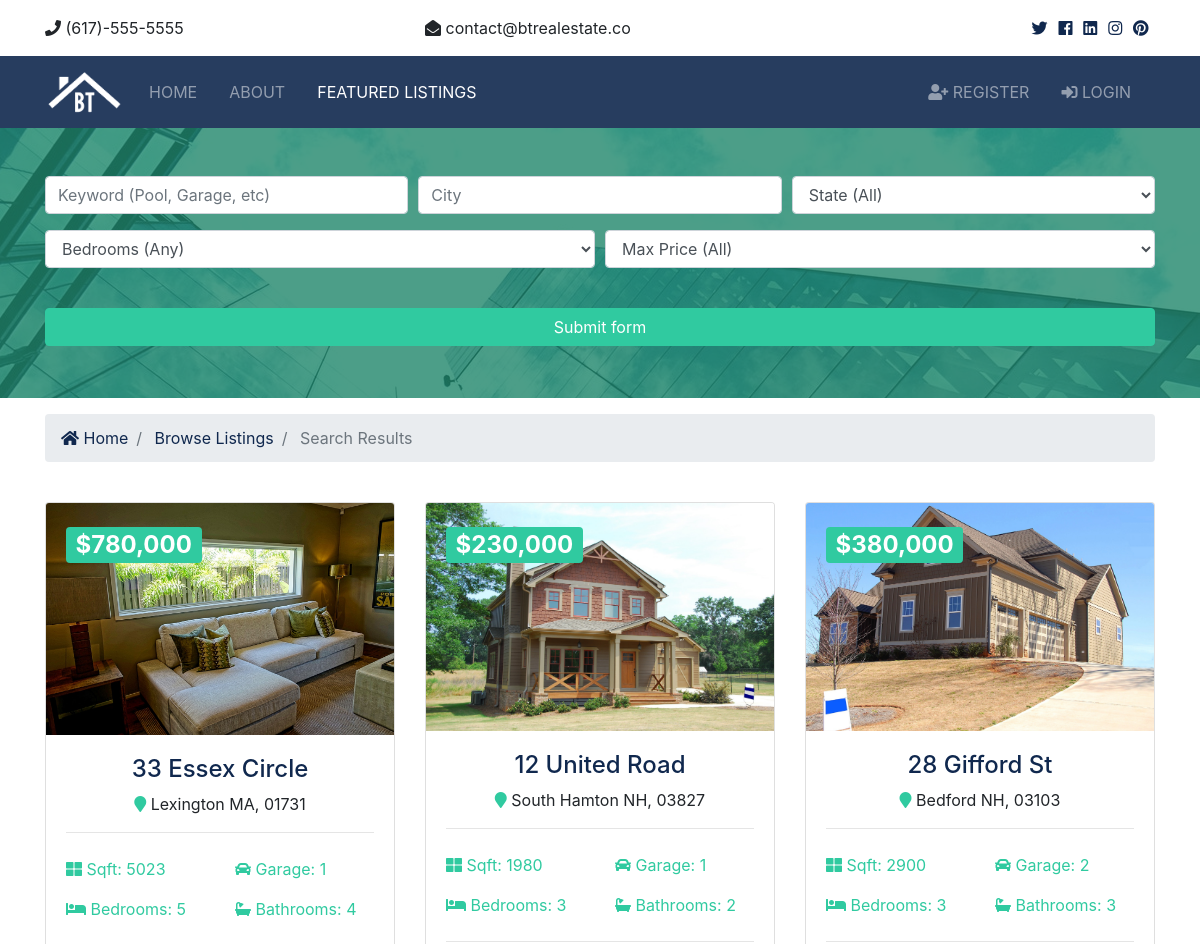
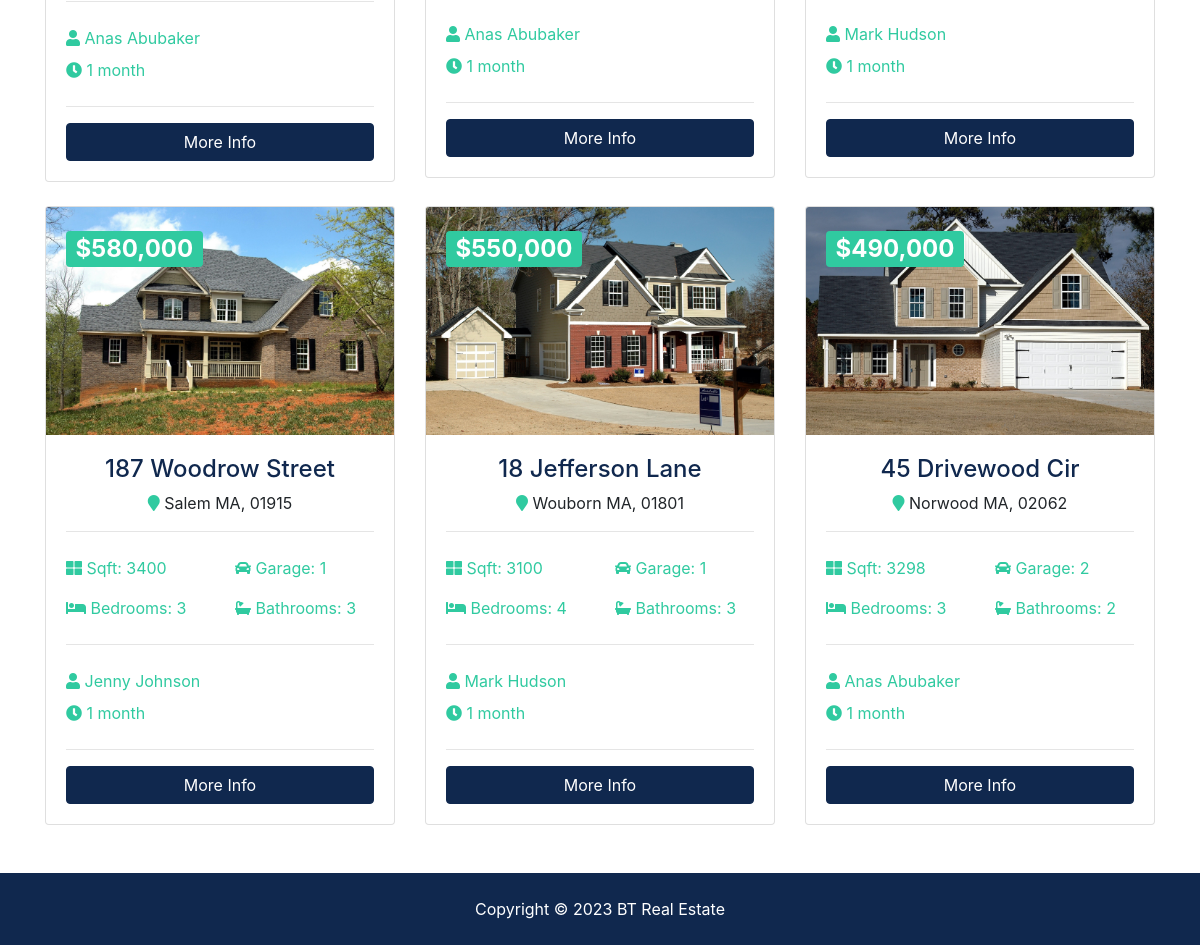
The page /listings/search on the database its author committed (2 pictures, top to bottom).
### listings/models.py (models this page shows, shortened)
class Listing(models.Model):
    realtor = models.ForeignKey(Realtor, on_delete=models.DO_NOTHING)
    title = models.CharField(max_length=200)
    address = models.CharField(max_length=200)
    city = models.CharField(max_length=100)
    state = models.CharField(max_length=100)
    zipcode = models.CharField(max_length=20)
    description = models.TextField(blank=True)
    price = models.IntegerField()
    bedrooms = models.IntegerField()
    bathrooms = models.IntegerField()
    garage = models.IntegerField(default=0)
    sqft = models.IntegerField()
    lot_size = models.DecimalField(max_digits=5, decimal_places=1)
    photo_main = models.ImageField(upload_to='photos/%Y/%m/%d/')
    photo_1 = models.ImageField(upload_to='photos/%Y/%m/%d/', blank=True)
    photo_2 = models.ImageField(upload_to='photos/%Y/%m/%d/', blank=True)
    photo_3 = models.ImageField(upload_to='photos/%Y/%m/%d/', blank=True)
    photo_4 = models.ImageField(upload_to='photos/%Y/%m/%d/', blank=True)
    photo_5 = models.ImageField(upload_to='photos/%Y/%m/%d/', blank=True)
    photo_6 = models.ImageField(upload_to='photos/%Y/%m/%d/', blank=True)
    is_published = models.BooleanField(default=True)
    list_date = models.DateTimeField(default=datetime.now, blank=True)

### realtors/models.py (models this page shows)
class Realtor(models.Model):
    name = models.CharField(max_length=200)
    photo = models.ImageField(upload_to='photos/%Y/%m/%d/')
    description = models.TextField(blank=True)
    phone = models.CharField(max_length=20)
    email = models.CharField(max_length=50)
    is_mvp = models.BooleanField(default=False)
    hire_date = models.DateTimeField(default=datetime.now, blank=True)
    def __str__(self):
        return self.name

### listings/views.py (the view)
# urls.py: path('search', views.search, name='search'),
def search(request):
    queryset_list = Listing.objects.order_by('-list_date')
    if 'keyword' in request.GET:
        keywords = request.GET['keyword']
        if keywords:
            queryset_list = queryset_list.filter(description__icontains=keywords)
    if 'city' in request.GET:
        city = request.GET['city']
        if city:
            queryset_list = queryset_list.filter(city__iexact=city)
    if 'state' in request.GET:
        state = request.GET['state']
        if state:
            queryset_list = queryset_list.filter(state__iexact=state)
    if 'bedrooms' in request.GET:
        bedrooms = request.GET['bedrooms']
        if bedrooms:
            queryset_list = queryset_list.filter(bedrooms__lte=bedrooms)
    if 'price' in request.GET:
        price = request.GET['price']
        if price:
            queryset_list = queryset_list.filter(price__lte=price)
    context = {
        'state_choices': state_choices,
        'bedroom_choices': bedroom_choices,
        'price_choices': price_choices,
        'listings': queryset_list,
        'values': request.GET
    }
    return render(request, 'listings/search.html', context)

### templates/listings/search.html (shortened to what this page needs)
{% extends 'base.html' %}
{% load humanize %}
{% block content %}
<section id="showcase-inner" class="showcase-search text-white py-5">
    <div class="container">
      <div class="row text-center">
        <div class="col-md-12">
          <form action="{% url 'search' %}">
            <div class="form-row">
              <div class="col-md-4 mb-3">
                <input type="text" name="keywords" class="form-control" placeholder="Keyword (Pool, Garage, etc)" values="{{ values.keyword }}">
              </div>
              <div class="col-md-4 mb-3">
                <input type="text" name="city" class="form-control" placeholder="City" values={{ values.city }}>
              </div>
              <div class="col-md-4 mb-3">
                <select name="state" class="form-control">
                  <option selected="true" disabled="disabled">State (All)</option>
                </select>
              </div>
            </div>
            <div class="form-row">
              <div class="col-md-6 mb-3">
                <select name="bedrooms" class="form-control">
                  <option selected="true" disabled="disabled">Bedrooms (Any)</option>
                </select>
              </div>
              <div class="col-md-6 mb-3">
                <select name="price" class="form-control">
                  <option selected="true" disabled="disabled">Max Price (All)</option>
                </select>
              </div>
            </div>
            <button class="btn btn-secondary btn-block mt-4" type="submit">Submit form</button>
          </form>
        </div>
      </div>
    </div>
  </section>
  <section id="bc" class="mt-3">
    <div class="container">
      <nav aria-label="breadcrumb">
        <ol class="breadcrumb">
          <li class="breadcrumb-item">
            <a href="{% url 'index' %}">
              <i class="fas fa-home"></i> Home</a>
          </li>
          <li class="breadcrumb-item">
            <a href="{% url 'listings' %}">Browse Listings</a>
          </li>
          <li class="breadcrumb-item active"> Search Results</li>
        </ol>
      </nav>
    </div>
  </section>
  <section id="listings" class="py-4">
    <div class="container">
      <div class="row">
        {% if listings %}
        {% for listing in listings %}
        <div class="col-md-6 col-lg-4 mb-4">
        <div class="card listing-preview">
            <img class="card-img-top" src="{{listing.photo_main.url}}" alt="">
            <div class="card-img-overlay">
            <h2>
                <span class="badge badge-secondary text-white">${{ listing.price | intcomma}}</span>
            </h2>
            </div>
            <div class="card-body">
            <div class="listing-heading text-center">
                <h4 class="text-primary">{{ listing.title }}</h4>
                <p>
                <i class="fas fa-map-marker text-secondary"></i> {{listing.city}} {{listing.state}}, {{listing.zipcode}}</p>
            </div>
            <hr>
            <div class="row py-2 text-secondary">
                <div class="col-6">
                <i class="fas fa-th-large"></i> Sqft: {{listing.sqft}}</div>
                <div class="col-6">
                <i class="fas fa-car"></i> Garage: {{listing.garage}}</div>
            </div>
            <div class="row py-2 text-secondary">
                <div class="col-6">
                <i class="fas fa-bed"></i> Bedrooms: {{listing.bedrooms}}</div>
                <div class="col-6">
                <i class="fas fa-bath"></i> Bathrooms: {{listing.bathrooms}}</div>
            </div>
            <hr>
            <div class="row py-2 text-secondary">
                <div class="col-12">
                <i class="fas fa-user"></i> {{listing.realtor}}</div>
            </div>
            <div class="row text-secondary pb-2">
                <div class="col-6">
                <i class="fas fa-clock"></i> {{listing.list_date | timesince}}</div>
            </div>
            <hr>
            <a href="{% url 'listing' listing.id %}" class="btn btn-primary btn-block">More Info</a>
            </div>
        </div>
        </div>
        {% endfor %}
    {% else %}
        <div class="col-md-12">
            <p>No Listings Avilable</p>
        </div>
    {% endif %}
      </div>
    </div>
  </section>
{% endblock  %}

### BTRS/static/css/all.css (style rules this page uses)
.fa, .fas, .far, .fal, .fab { -moz-osx-font-smoothing: grayscale; -webkit-font-smoothing: antialiased; display: inline-block; font-style: normal; font-variant: normal; text-rendering: auto; line-height: 1; }
.fa-bath:before { content: "\f2cd"; }
.fa-bed:before { content: "\f236"; }
.fa-car:before { content: "\f1b9"; }
.fa-clock:before { content: "\f017"; }
.fa-home:before { content: "\f015"; }
.fa-map-marker:before { content: "\f041"; }
.fa-th-large:before { content: "\f009"; }
.fa-user:before { content: "\f007"; }
.fa, .fas { font-family: 'Font Awesome 5 Free'; font-weight: 900; }

### BTRS/static/css/style.css (style rules this page uses)
.btn-secondary { color: #fff !important; }
img { width: 100%; }
#showcase-inner { background: url(../img/building.jpg) no-repeat top center fixed; background-repeat: no-repeat; background-position: top; background-attachment: fixed; background-size: cover cover; position: relative; overflow: hidden; min-height: 200px; }
#showcase-inner::before { content: ''; position: absolute; top: 0; left: 0; min-height: 100%; width: 100%; background: rgba(32, 134, 107, 0.8); }
#showcase-inner.showcase-search { min-height: 270px; }
.listing-preview a { position: relative; }

### rows shown on the page
Listing: photo_main (picture), price "780,000", title "33 Essex Circle", city "Lexington", state "MA", zipcode "01731", sqft "5023", garage "1", bedrooms "5", bathrooms "4", realtor "Anas Abubaker", list_date "1 month"
Listing: photo_main (picture), price "230,000", title "12 United Road", city "South Hamton", state "NH", zipcode "03827", sqft "1980", garage "1", bedrooms "3", bathrooms "2", realtor "Anas Abubaker", list_date "1 month"
Listing: photo_main (picture), price "380,000", title "28 Gifford St", city "Bedford", state "NH", zipcode "03103", sqft "2900", garage "2", bedrooms "3", bathrooms "3", realtor "Mark Hudson", list_date "1 month"
Listing: photo_main (picture), price "580,000", title "187 Woodrow Street", city "Salem", state "MA", zipcode "01915", sqft "3400", garage "1", bedrooms "3", bathrooms "3", realtor "Jenny Johnson", list_date "1 month"
Listing: photo_main (picture), price "550,000", title "18 Jefferson Lane", city "Wouborn", state "MA", zipcode "01801", sqft "3100", garage "1", bedrooms "4", bathrooms "3", realtor "Mark Hudson", list_date "1 month"
Listing: photo_main (picture), price "490,000", title "45 Drivewood Cir", city "Norwood", state "MA", zipcode "02062", sqft "3298", garage "2", bedrooms "3", bathrooms "2", realtor "Anas Abubaker", list_date "1 month"
